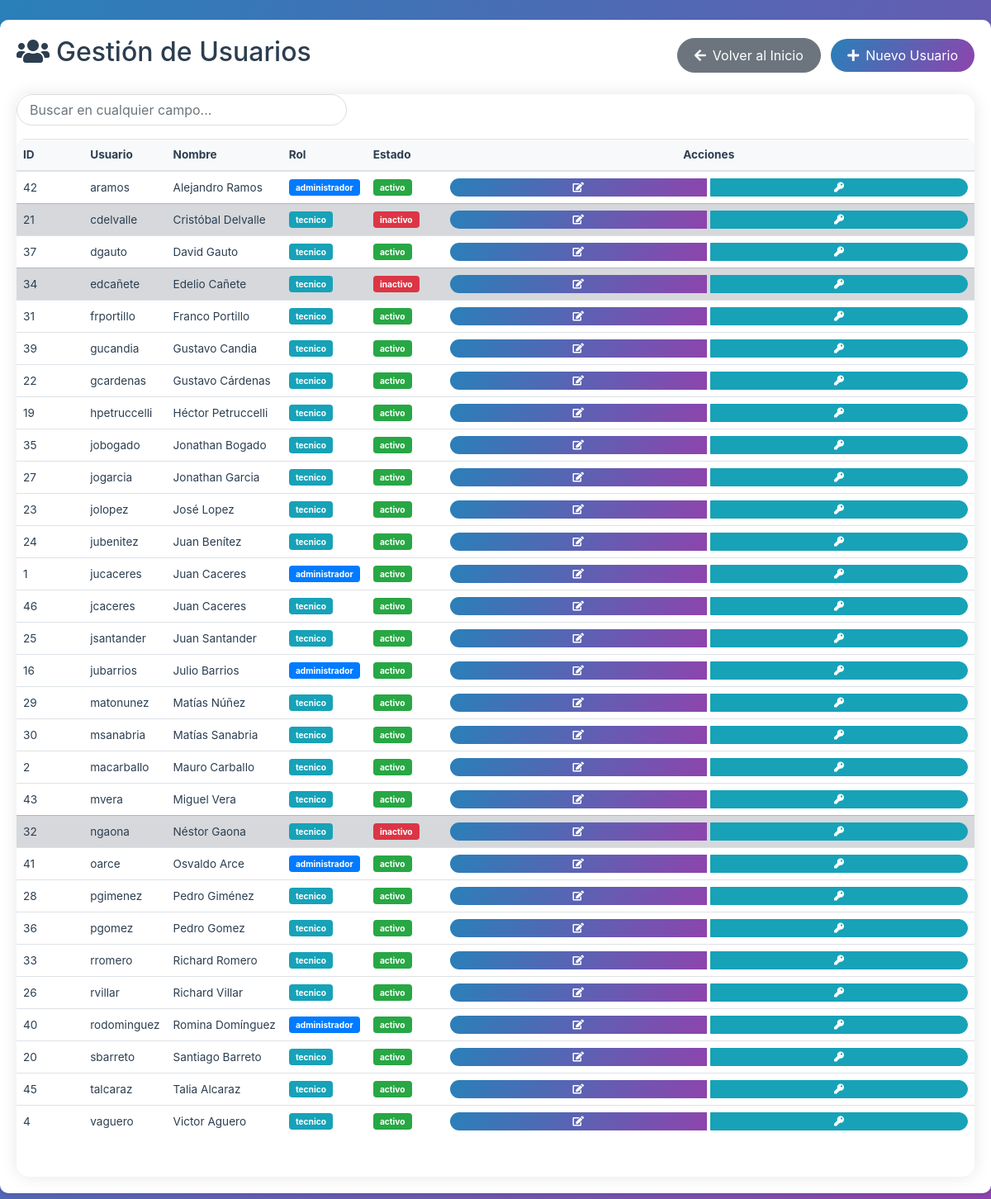
/modulos/usuarios/index.php (signed in), run on an earlier commit of the app's database.
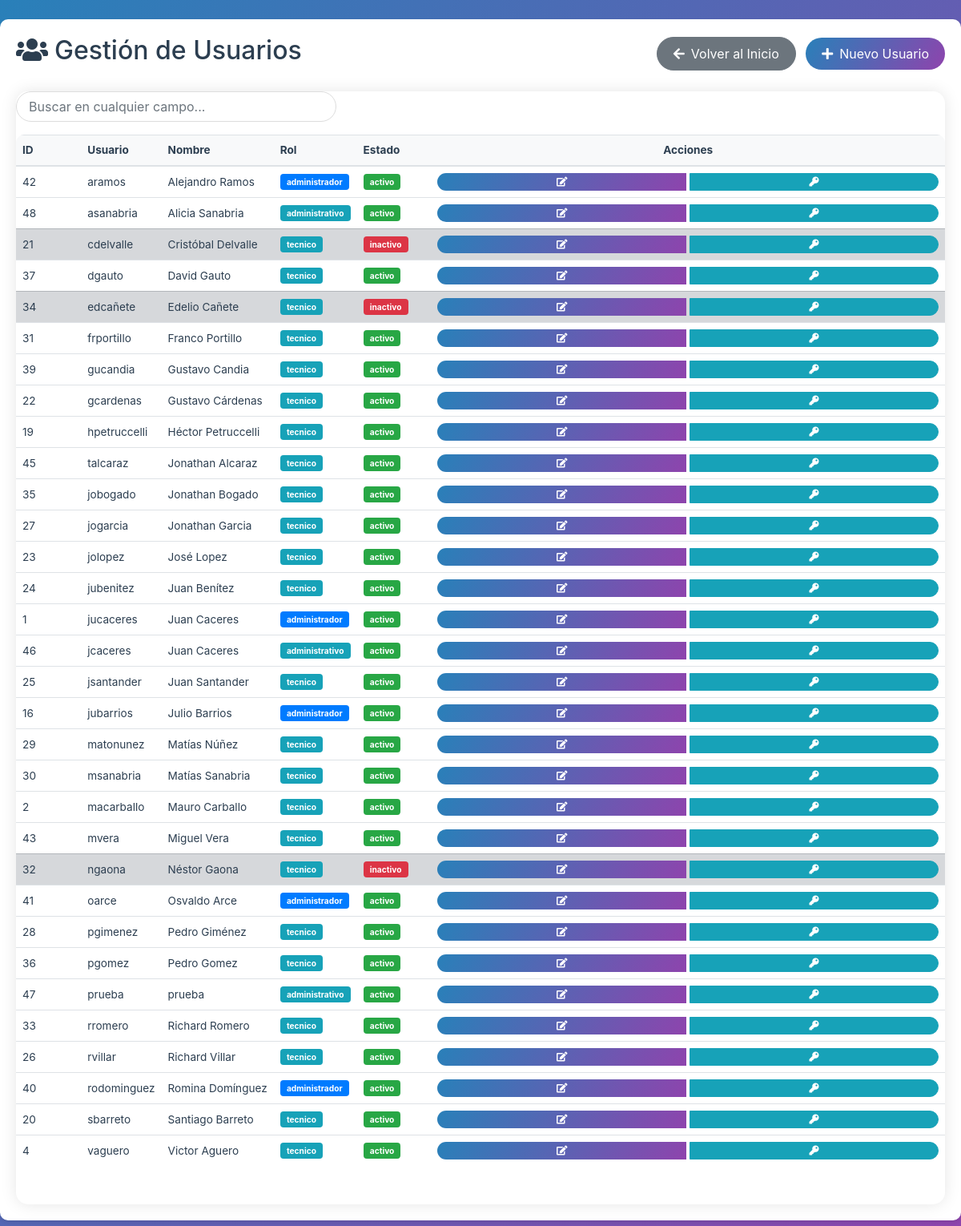
And on a later commit of the database.
### tables this page shows
CREATE TABLE `usuarios` (
  `id` int NOT NULL,
  `username` varchar(50) NOT NULL,
  `password` varchar(255) NOT NULL,
  `nombre` varchar(100) NOT NULL,
  `rol` enum('administrador','tecnico','supervisor','administrativo') NOT NULL DEFAULT 'tecnico',
  `codigo_tecnico` varchar(10) DEFAULT NULL,
  `estado` enum('activo','inactivo') NOT NULL DEFAULT 'activo'
);

### models/Usuario.php (called while the page is built, shortened)
<?php
class Usuario {
    private $conn;
    public function __construct($db) {
        $this->conn = $db;
    }
    public function listarUsuarios() {
        try {
            $query = "SELECT id, username, nombre, rol, estado FROM usuarios ORDER BY nombre";
            $stmt = $this->conn->prepare($query);
            if (!$stmt->execute()) {
                $error = $stmt->errorInfo();
                throw new PDOException("Error al ejecutar la consulta: " . $error[2]);
            }
            return $stmt;
        } catch(PDOException $e) {
            error_log("Error al listar usuarios: " . $e->getMessage());
            throw new Exception("Error al obtener la lista de usuarios: " . $e->getMessage());
        }
    }
}
?>

### modulos/usuarios/index.php (the view, shortened to what the changed rows need)
<?php
include_once '../../config/database.php';
include_once '../../models/Usuario.php';
$database = new Database();
$db = $database->getConnection();
$usuario = new Usuario($db);
try {
    $usuarios = $usuario->listarUsuarios();
} catch (Exception $e) {
    $_SESSION['error'] = "Error al cargar la lista de usuarios: " . $e->getMessage();
    $usuarios = null;
}
?>
<!DOCTYPE html>
<html lang="es">
<head>
    <link rel="stylesheet" href="https://stackpath.bootstrapcdn.com/bootstrap/4.5.2/css/bootstrap.min.css">
    <link rel="stylesheet" href="https://cdnjs.cloudflare.com/ajax/libs/font-awesome/5.15.4/css/all.min.css">
    <link rel="stylesheet" href="../../assets/css/style.css">
</head>
<body>
    <div class="container mt-4">
        <div class="d-flex justify-content-between align-items-center mb-4">
            <h2><i class="fas fa-users mr-2"></i>Gestión de Usuarios</h2>
        </div>
        <div class="card">
            <div class="card-body p-0">
                <?php if ($usuarios): ?>
                <div class="table-responsive">
                    <table class="table table-hover" id="dataTable">
                        <thead>
                            <tr>
                                <th>ID</th>
                                <th>Usuario</th>
                                <th>Nombre</th>
                                <th>Rol</th>
                                <th>Estado</th>
                                <th class="text-center">Acciones</th>
                            </tr>
                        </thead>
                        <tbody>
                            <?php while ($row = $usuarios->fetch(PDO::FETCH_ASSOC)): ?>
                                <tr class="<?php echo $row['estado'] === 'inactivo' ? 'table-secondary' : ''; ?>">
                                    <td><?php echo htmlspecialchars($row['id']); ?></td>
                                    <td><?php echo htmlspecialchars($row['username']); ?></td>
                                    <td><?php echo htmlspecialchars($row['nombre']); ?></td>
                                    <td>
                                        <span class="badge <?php echo $row['rol'] === 'administrador' ? 'badge-primary' : 'badge-info'; ?>">
                                            <?php echo htmlspecialchars($row['rol']); ?>
                                        </span>
                                    </td>
                                    <td>
                                        <span class="badge <?php echo $row['estado'] === 'activo' ? 'badge-success' : 'badge-danger'; ?>">
                                            <?php echo htmlspecialchars($row['estado']); ?>
                                        </span>
                                    </td>
                                    <td class="text-center">
                                        <div class="btn-group">
                                            <a href="editar_usuario.php?id=<?php echo $row['id']; ?>" class="btn btn-primary" title="Editar">
                                                <i class="fas fa-edit"></i>
                                            </a>
                                            <a href="cambiar_password.php?id=<?php echo $row['id']; ?>" class="btn btn-info" title="Cambiar Contraseña">
                                                <i class="fas fa-key"></i>
                                            </a>
                                        </div>
                                    </td>
                                </tr>
                            <?php endwhile; ?>
                        </tbody>
                    </table>
                </div>
                <?php else: ?>
                    <div class="alert alert-info m-3">No hay usuarios registrados.</div>
                <?php endif; ?>
            </div>
        </div>
    </div>
</body>
</html>

What changed in the data, as far as the page shows it:
added usuarios: id "48", username "asanabria", nombre "Alicia Sanabria", rol "administrativo", estado "activo"
changed usuarios "talcaraz": nombre "Talia Alcaraz" → "Jonathan Alcaraz"; moves up the list
changed usuarios "jcaceres": rol "tecnico" → "administrativo"
added usuarios: id "47", username "prueba", nombre "prueba", rol "administrativo", estado "activo"
